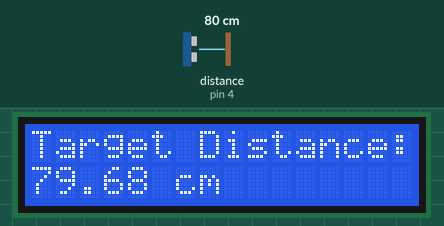
Recording of a sketch running on a simulated Arduino Uno, built with avr-gcc and run on an emulated ATmega328P. Parts: 16×2 character LCD. Wiring (inferred from the names in the program): ultrasonic range finder: trigger pin 5; echo pin 4. The inputs (shaded band) are chosen by the test bench; at power-on: distance to the obstacle (sensor on pin 4) 80 cm. The echo pulse lasts 58.3 µs per cm.

Above: at 1.2 s.
1.3 s: distance to the obstacle (sensor on pin 4) set to 2 cm
At 1.9 s:
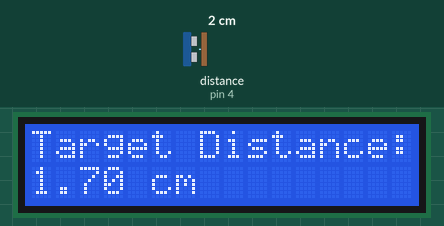
4.3 s: distance to the obstacle (sensor on pin 4) set to 4 cm
At 5.0 s:
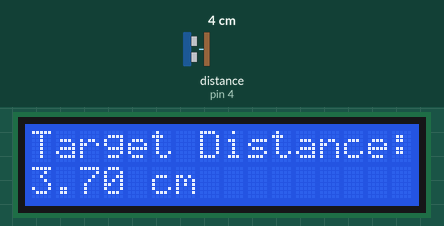
6.1 s: distance to the obstacle (sensor on pin 4) set to 2 cm
At 6.5 s:
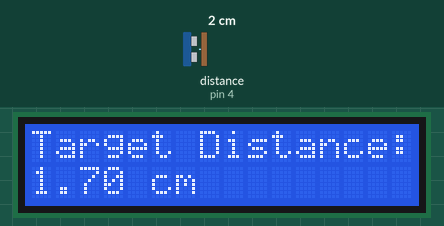
Timing chart, 0 to 9.1 s (numbered marks = the images above; inputs shaded):
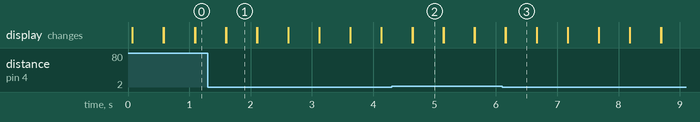

The sketch:

DistanceMeasurement.ino
```cpp
#include <LiquidCrystal.h>
int rs = 7, en = 8, d4 = 9, d5 = 10, d6 = 11, d7 = 12;
LiquidCrystal lcd(rs,en,d4,d5,d6,d7);
const int trigPin = 5;
const int echoPin = 4;
float distance, duration;

void setup() {
   pinMode(trigPin, OUTPUT);
   pinMode(echoPin, INPUT);
   Serial.begin(9600);
   lcd.begin(16,2);
}

void loop() {
   digitalWrite(trigPin, LOW);
   delayMicroseconds(2);
   digitalWrite(trigPin, HIGH);
   delayMicroseconds(10);
   digitalWrite(trigPin, LOW);
   duration = pulseIn(echoPin, HIGH);
   distance = (duration*.0343)/2;

   lcd.setCursor(0,0);
   lcd.print("Target Distance: ");
   lcd.setCursor(0,1);
   lcd.print(distance);
   lcd.print(" cm");
   delay(500);
   lcd.clear();

}
```

Measured:
- after the input at 1.3 s, the display: first differs from a run without the input after 0.30 s (image 1)
- after the input at 4.3 s, the display: first differs from a run without the input after 0.34 s (image 2)
- after the input at 6.1 s, the display: first differs from a run without the input after 0.06 s (image 3)
- what the display in image 1 shows lasts 0.5 s, from 1.6 s to 2.1 s
